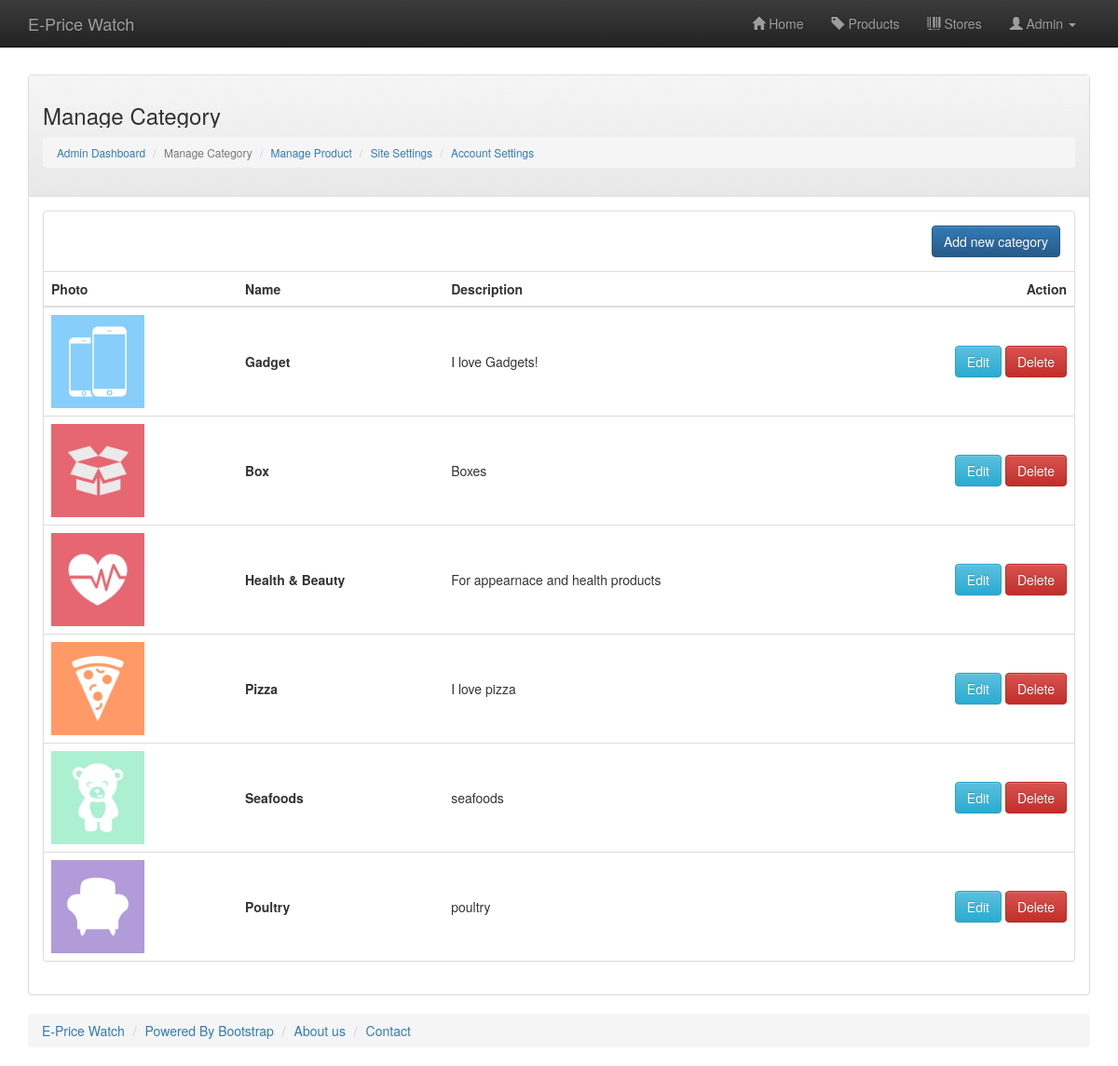
Screenshot of /managecategory.php (signed in) with the database file from the repository.
### tables this page shows
CREATE TABLE `product_category` (
  `ID` int(11) NOT NULL,
  `NAME` varchar(30) NOT NULL,
  `DESCRIPTION` text NOT NULL,
  `CONSTANT` tinyint(1) NOT NULL DEFAULT '0'
);

### library/functionlibrary.php (called while the page is built, shortened)
<?php
function getcategorypic($id){
  	$dir    = 'img/site images/categoryimages/' . $id;
  	if(file_exists($dir))
  	{
  	    $files1 = array_diff(scandir($dir), array('..', '.'));
  	    foreach ($files1 as $key) {
        	return 'img/site images/categoryimages/' . $id . '/' . $key;
        }
  	}
  	else
  	{
  	   return 'img/site images/categoryimages/default.jpg';
  	}
}
?>

### managecategory.php (the view, shortened to what this page needs)
<!DOCTYPE html>
<?php
include('library/functionlibrary.php');
?>
<html lang="en">
<head>
  <link href="css/bootstrap.min.css" rel="stylesheet">
  <link href="css/bootstrap-theme.min.css" rel="stylesheet">
  <link href="css/app.css" rel="stylesheet">
</head>
<body role="document">
<?php include('library/navbar.php'); ?>
<div class="container">
  <div style="width:100%; height: 80px"></div>
  <div class="panel panel-default">
    <div class="panel-heading">
      <h3>Manage Category</h3>
      <small>
        <ol class="breadcrumb">
          <li><a href="adminpanel.php">Admin Dashboard</a></li>
          <li class="active">Manage Category</li>
          <li><a href="manageproduct.php">Manage Product</a></li>
          <li><a href="sitesettings.php">Site Settings</a></li>
          <li><a href="accountsettings.php">Account Settings</a></li>
        </ol>
      </small>
    </div>
    <div class="panel-body">
      <div class="panel panel-default">
        <div class="panel-body">
          <a href="#" onclick="initaddpanel();" class="btn btn-primary pull-right" data-toggle="modal" data-target="#myModal">Add new category</a>
        </div>
        <table class="table" class="table_tovert">
          <thead>
            <tr class="table_headers">
              <th>Photo</th>
              <th>Name</th>
              <th>Description</th>
              <th style="text-align: right;">Action</th>
            </tr>
          </thead>
          <tbody id="thetable">
            <?php
                $sql = 'SELECT * FROM product_category ORDER BY ID DESC';
                $result = mysqli_query( $con, $sql);
                while ($row = mysqli_fetch_array($result)) {
            ?>
            <tr id="item<?php echo $row['ID']; ?>">
              <td style="vertical-align:middle"><div class="category100thumbnail" style="background-image: url('<?php echo getcategorypic($row['ID']);?>')"></div></td>
              <td style="vertical-align:middle"><b><?php echo $row['NAME']; ?></b></td>
              <td style="vertical-align:middle"><?php echo $row['DESCRIPTION']; ?></td>
              <td style="text-align: right; vertical-align:middle">
                <a href="#" onclick="initeditpanel('<?php echo $row['ID']; ?>', '<?php echo $row['NAME']; ?>', '<?php echo $row['DESCRIPTION']; ?>', '<?php echo getcategorypic($row['ID']);?>');" data-toggle="modal" data-target="#myModal" class="btn btn-info">Edit</a>
                <a href="#" onclick="initdeletepanel(<?php echo $row['ID']; ?>, '<?php echo $row['NAME']; ?>');" data-toggle="modal" data-target="#myModal" class="btn btn-danger">Delete</a>
              </td>
            </tr>
            <?php
            }
            ?>
          </tbody>
        </table>
      </div>
    </div>
  </div>
</div>
<?php include('library/footer.php'); ?>
</body>
</html>

### library/navbar.php (shortened to what this page needs)
<?php
if(!isset($_SESSION["USER"]))
{
?>
	<nav class="navbar navbar-inverse navbar-fixed-top">
      <div class="container">
        <div class="navbar-header">
          <button type="button" class="navbar-toggle collapsed" data-toggle="collapse" data-target="#navbar" aria-expanded="false" aria-controls="navbar">
            <span class="sr-only">Toggle navigation</span>
            <span class="icon-bar"></span>
            <span class="icon-bar"></span>
            <span class="icon-bar"></span>
          </button>
          <a class="navbar-brand" href="index.php">E-Price Watch</a>
        </div>
        <div id="navbar"  class="navbar-collapse collapse navbar-right">
          <ul class="nav navbar-nav">
            <li><a href="index.php"><span class="glyphicon glyphicon-home"></span> Home</a></li>
            <li><a href="products.php"><span class="glyphicon glyphicon-tag"></span> Products</a></li>
            <li><a href="stores.php"><span class="glyphicon glyphicon-barcode"></span> Stores</a></li>
            <li><button style="margin-left: 15px;" class="btn btn-info navbar-btn" data-toggle="modal" data-target="#myModal"><span class="glyphicon glyphicon-log-in"></span> Login</button></li>
          </ul>
        </div>
      </div>
    </nav>
<?php
}
else if($_SESSION['USER'] < 0)
{
?>
<nav class="navbar navbar-inverse navbar-fixed-top">
  <div class="container">
    <div class="navbar-header">
      <a class="navbar-brand" href="index.php">E-Price Watch</a>
    </div>
    <div id="navbar"  class="navbar-collapse collapse navbar-right">
      <ul class="nav navbar-nav">
        <li><a href="index.php"><span class="glyphicon glyphicon-home"></span> Home</a></li>
        <li><a href="products.php"><span class="glyphicon glyphicon-tag"></span> Products</a></li>
        <li><a href="stores.php"><span class="glyphicon glyphicon-barcode"></span> Stores</a></li>
        <li class="dropdown">
          <a href="#" class="dropdown-toggle" data-toggle="dropdown" role="button" aria-haspopup="true" aria-expanded="false"><span class="glyphicon glyphicon-user"></span> Admin <span class="caret"></span></a>
        </li>
      </ul>
    </div>
  </div>
</nav>
<?php
}
?>

### library/footer.php
<footer>
      <div class="container">
        <ol class="breadcrumb">
          <li><a href="index.php" class="active">E-Price Watch</a></li>
          <li><a href="http://www.getboostrap.com">Powered By Bootstrap</a></li>
          <li><a href="aboutus.php">About us</a></li>
          <li><a href="contact.php">Contact</a></li>
        </ol>
      </div>
    </footer>

### css/app.css (style rules this page uses)
.my_thumb_container p, h3 { white-space: nowrap; overflow: hidden; text-overflow: ellipsis; }
.table_headers th, td { text-align: left; }
.category100thumbnail { width: 100px; height: 100px; background-size: cover; background-repeat: no-repeat; background-position: 50% 50%; }

### rows the page displays
product_category: shows a picture, NAME "Gadget", DESCRIPTION "I love Gadgets!"
product_category: shows a picture, NAME "Box", DESCRIPTION "Boxes"
product_category: shows a picture, NAME "Health & Beauty", DESCRIPTION "For appearnace and health products"
product_category: shows a picture, NAME "Pizza", DESCRIPTION "I love pizza"
product_category: shows a picture, NAME "Seafoods", DESCRIPTION "seafoods"
product_category: shows a picture, NAME "Poultry", DESCRIPTION "poultry"
